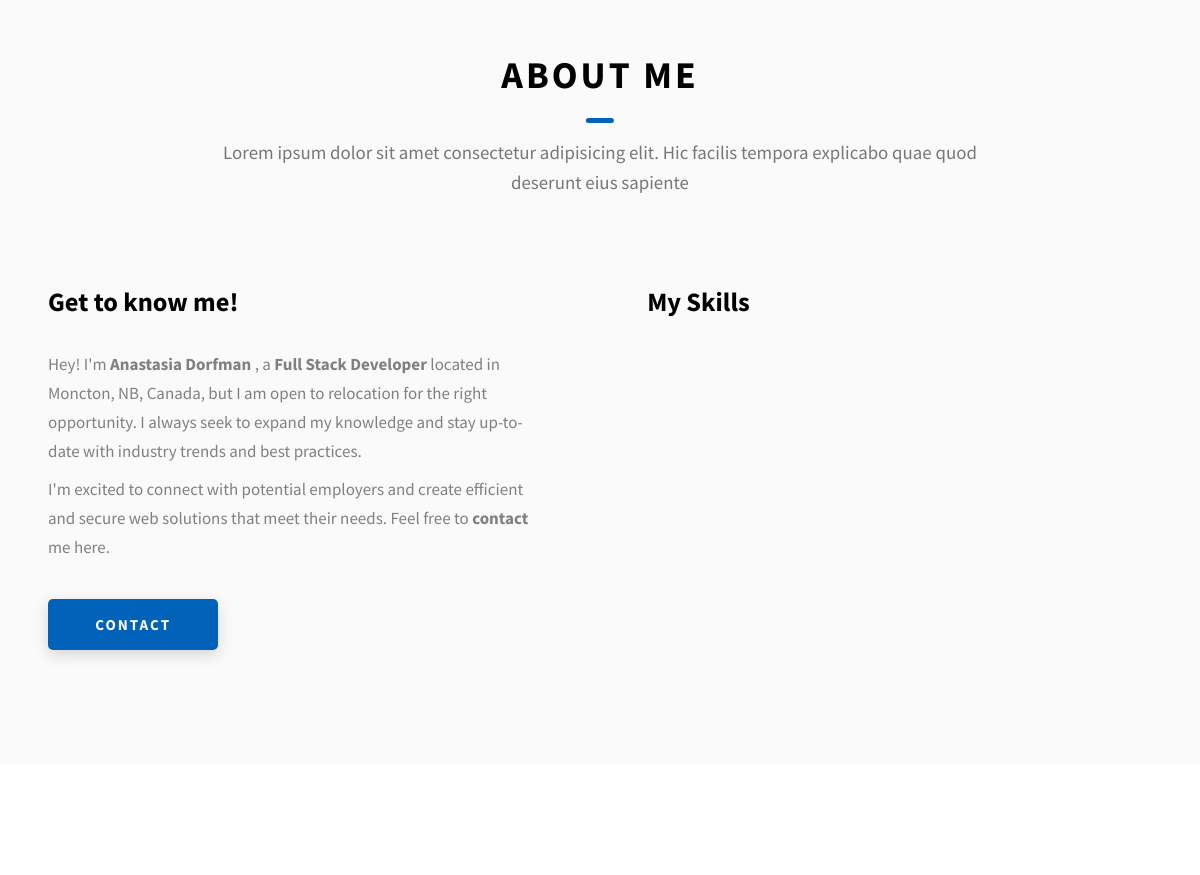
Before: / (middle part) with the older database file.
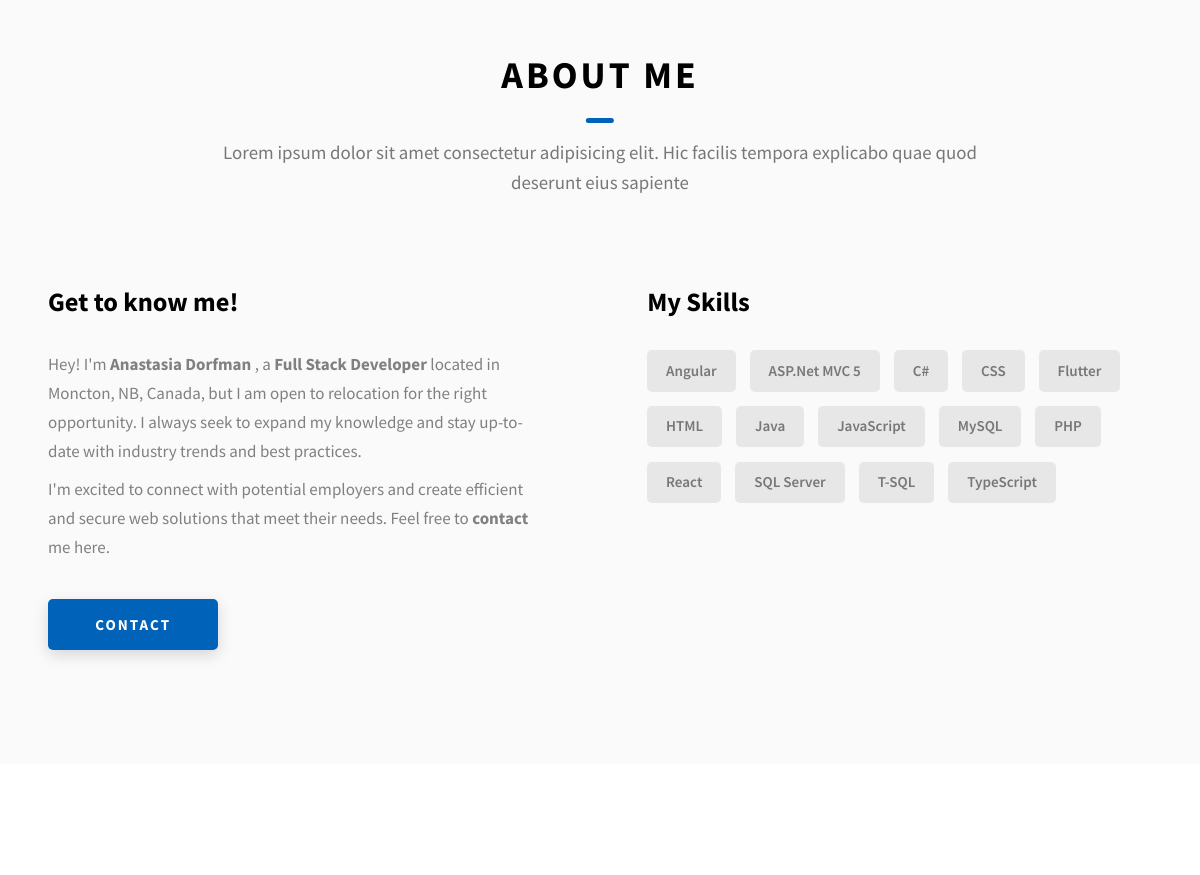
After: the same page with the newer database file.
### tables this page shows
CREATE TABLE `skills` (
  `name` varchar(255) NOT NULL,
  PRIMARY KEY (`name`)
);

### www/includes/functions.php (the view, shortened to what this page needs)
<?php
function getSkills()
{
	try {
		$con = $GLOBALS['con'];
		$sql = "SELECT * FROM skills";
		$result = $con->query($sql);
		if ($result->num_rows > 0) {
			echo '<div class="skills">';
			while ($row = $result->fetch_assoc()) {
				echo '<div class="skills__skill">'.$row['name'].'</div>';
			}
			echo '</div>';
		}
	} catch (Exception $ex) {
	}
}

### www/index.php (shortened to what this page needs)
<!DOCTYPE html>
<html lang="en">
<head>
  <link rel="stylesheet" href="includes/css/style.css" />
</head>
<body>
  <?php
  include "includes/functions.php";
  ?>
  <section id="about" class="about sec-pad">
    <div class="main-container">
      <h2 class="heading heading-sec heading-sec__mb-med">
        <span class="heading-sec__main">About Me</span>
        <span class="heading-sec__sub">
          Lorem ipsum dolor sit amet consectetur adipisicing elit. Hic facilis
          tempora explicabo quae quod deserunt eius sapiente
        </span>
      </h2>
      <div class="about__content">
        <div class="about__content-main">
          <h3 class="about__content-title">Get to know me!</h3>
          <div class="about__content-details">
            <p class="about__content-details-para">
              Hey! I'm <strong>Anastasia Dorfman</strong> , a <strong> Full Stack Developer </strong> located in
              Moncton, NB, Canada, but I am open to relocation for the right opportunity.
              I always seek to expand my knowledge and stay up-to-date with industry trends and best practices.
            </p>
            <p class="about__content-details-para">
              I'm excited to connect with potential employers and create efficient and secure web solutions that meet their needs.
              Feel free to <strong>contact</strong> me here.
            </p>
          </div>
          <a href="./#contact" class="btn btn--med btn--theme dynamicBgClr">Contact</a>
        </div>
        <div class="about__content-skills">
          <h3 class="about__content-title">My Skills</h3>
          <?php
          getSkills();
          ?>
        </div>
      </div>
    </div>
  </section>
  <section id="projects" class="projects sec-pad">
  </section>
</body>
</html>

### www/includes/css/style.css (style rules this page uses)
*, *::after, *::before { margin: 0; padding: 0; box-sizing: inherit; font-family: inherit; }
html { font-size: 62.5%; scroll-behavior: smooth; }
@media only screen and (max-width: 75em) { html { font-size: 59%; } }
body { box-sizing: border-box; position: relative; line-height: 1.5; font-family: sans-serif; overflow-x: hidden; overflow-y: scroll; font-family: 'Source Sans Pro', sans-serif; }
a { text-decoration: none; color: inherit; }
.heading-sec__mb-med { margin-bottom: 9rem; }
.heading-sec__main { display: block; font-size: 4rem; text-transform: uppercase; letter-spacing: 1px; letter-spacing: 3px; text-align: center; margin-bottom: 3.5rem; position: relative; }
.heading-sec__main::after { content: ''; position: absolute; top: calc(100% + 1.5rem); height: 5px; width: 3rem; background: #0062b9; left: 50%; transform: translateX(-50%); border-radius: 5px; }
.heading-sec__sub { display: block; text-align: center; color: #777; font-size: 2rem; font-weight: 500; max-width: 80rem; margin: auto; line-height: 1.6; }
.main-container { max-width: 120rem; margin: auto; width: 92%; }
.btn { background: #fff; color: #333; text-transform: uppercase; letter-spacing: 2px; display: inline-block; font-weight: 700; border-radius: 5px; box-shadow: 0 5px 15px 0 rgba(0, 0, 0, 0.15); transition: transform .3s; }
.btn--med { padding: 1.5rem 5rem; font-size: 1.6rem; }
.btn--theme { background: #0062b9; color: #fff; }
.sec-pad { padding: 12rem 0; }
.about { background: #fafafa; }
.about__content { display: grid; grid-template-columns: 1fr 1fr; grid-gap: 10rem; }
.about__content-title { font-weight: 700; font-size: 2.8rem; margin-bottom: 3rem; }
.about__content-details-para { font-size: 1.8rem; color: grey; max-width: 60rem; line-height: 1.7; margin-bottom: 1rem; }
.about__content-details-para:last-child { margin-bottom: 4rem; }
.skills { display: flex; flex-wrap: wrap; }
.skills__skill { padding: 1rem 2rem; margin-bottom: 1.5rem; margin-right: 1.5rem; font-size: 1.6rem; background: rgba(153, 153, 153, 0.2); border-radius: 5px; font-weight: 600; color: #777; }

Changed rows visible on the page:
added skills: name "Angular"
added skills: name "ASP.Net MVC 5"
added skills: name "C#"
added skills: name "CSS"
added skills: name "Flutter"
added skills: name "HTML"
added skills: name "Java"
added skills: name "JavaScript"
added skills: name "MySQL"
added skills: name "PHP"
added skills: name "React"
added skills: name "SQL Server"
added skills: name "T-SQL"
added skills: name "TypeScript"
